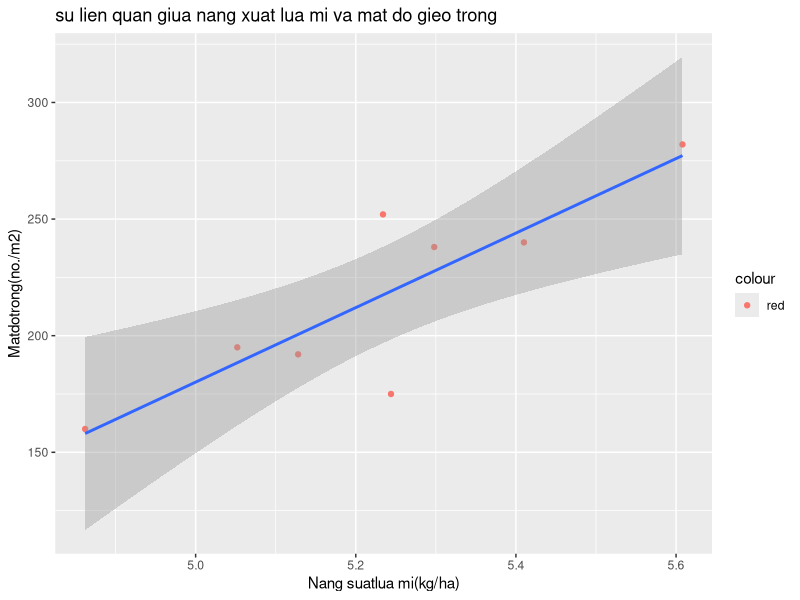

Generate this figure with R:
library(tidyverse)
library(ggplot2)
library(caret)

#tao du lieu
x<- c(4.862,5.244,5.128,5.052,5.298,5.410,5.234,5.608)
y <-c(160,175,192,195,238,240,252,282)
data <- data.frame(x,y)

#mot so thong so ve du lieu
summary(data)

#dung ham lm() cho hoi quy tuyen tinh

linear <- lm(y~x,data=data)
linear$coefficients

#visualization

data %>% ggplot(aes(x=x,y=y))+
  geom_point(aes(color= 'red'))+
  labs(title = 'su lien quan giua nang xuat lua mi va mat do gieo trong',x = 'Nang suatlua mi(kg/ha)',y='Matdotrong(no./m2)')+
  geom_smooth(method = "lm")
  
  
  
